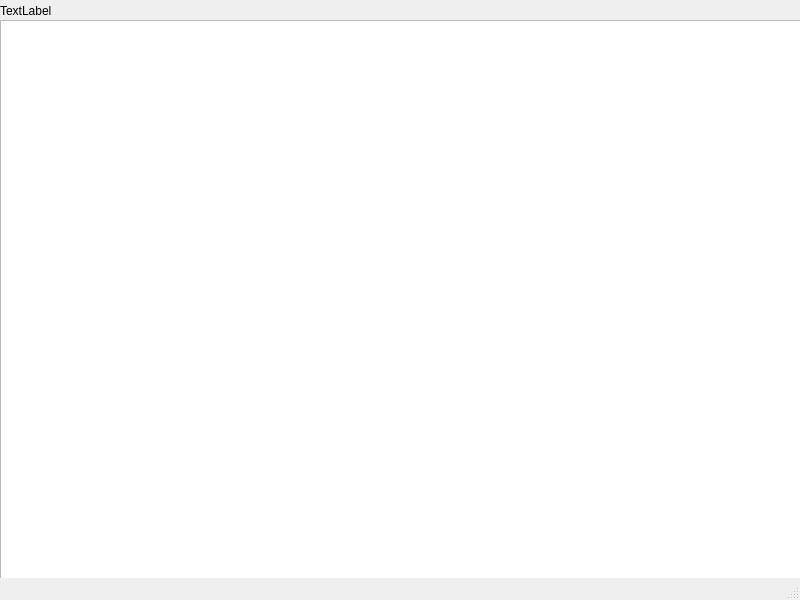
<?xml version="1.0" encoding="UTF-8"?>
<ui version="4.0">
 <class>MainWindow</class>
 <widget class="QMainWindow" name="MainWindow">
  <property name="geometry">
   <rect>
    <x>0</x>
    <y>0</y>
    <width>800</width>
    <height>600</height>
   </rect>
  </property>
  <property name="windowTitle">
   <string>MainWindow</string>
  </property>
  <widget class="QWidget" name="centralwidget">
   <widget class="QLabel" name="label">
    <property name="geometry">
     <rect>
      <x>0</x>
      <y>0</y>
      <width>261</width>
      <height>21</height>
     </rect>
    </property>
    <property name="text">
     <string>TextLabel</string>
    </property>
   </widget>
   <widget class="QGraphicsView" name="graphicsView">
    <property name="geometry">
     <rect>
      <x>0</x>
      <y>20</y>
      <width>801</width>
      <height>561</height>
     </rect>
    </property>
   </widget>
  </widget>
  <widget class="QMenuBar" name="menubar">
   <property name="geometry">
    <rect>
     <x>0</x>
     <y>0</y>
     <width>800</width>
     <height>26</height>
    </rect>
   </property>
  </widget>
  <widget class="QStatusBar" name="statusbar"/>
 </widget>
 <resources/>
 <connections/>
</ui>
